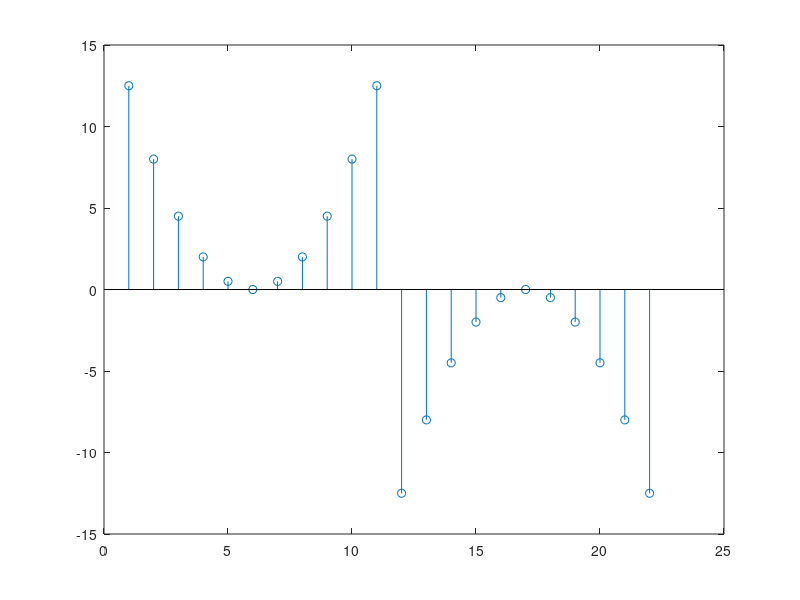

This chart was generated by the following MATLAB code:
x1 = 1:11;
y1 = (1/2)*(x1-6).^2;

x2 = 12:22;
y2 = -(1/2)*(x2-17).^2;

x = [x1, x2];
y = [y1, y2];

stem(x,y);
